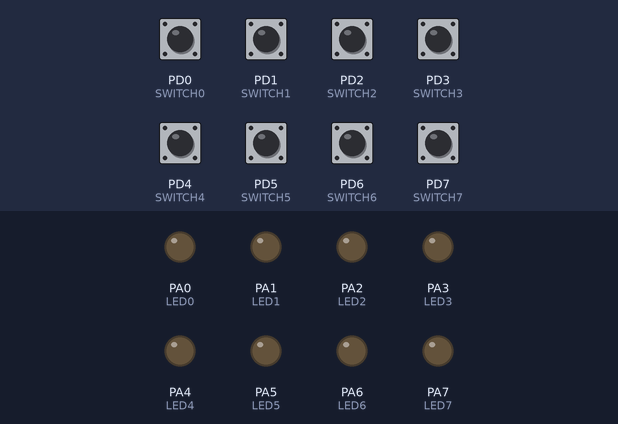
Bench run of a program on a simulated ATmega16, built with avr-gcc and emulated at 1 MHz. Parts: output pins drawn as LEDs (lit = HIGH). Inputs (shaded band) come from the test bench; at power-on: PD0 (SWITCH0), PD1 (SWITCH1), PD2 (SWITCH2), PD3 (SWITCH3), PD4 (SWITCH4), PD5 (SWITCH5), PD6 (SWITCH6), PD7 (SWITCH7) HIGH.

Above: at 1.2 s.
1.3 s: PD1 (SWITCH1) pulled LOW for 0.15 s
At 1.42 s:
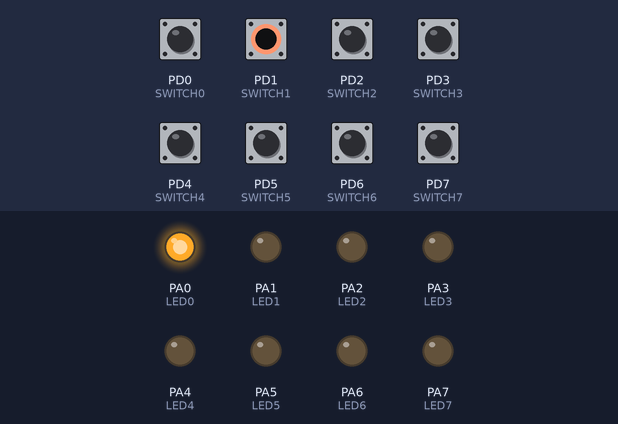
4.3 s: PD3 (SWITCH3) pulled LOW for 0.15 s
At 4.42 s:
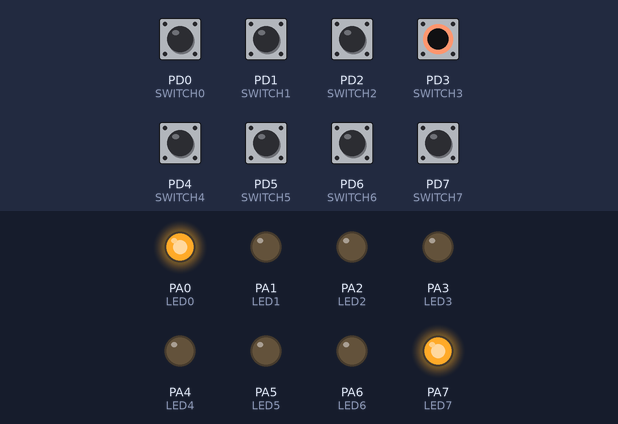
6.8 s: PD6 (SWITCH6) pulled LOW for 0.15 s
At 7.0 s:
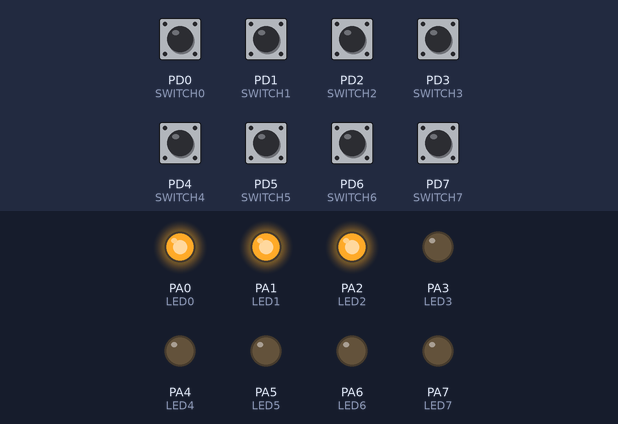
Timing chart, 0 to 14.7 s (numbered marks = the images above; inputs shaded):
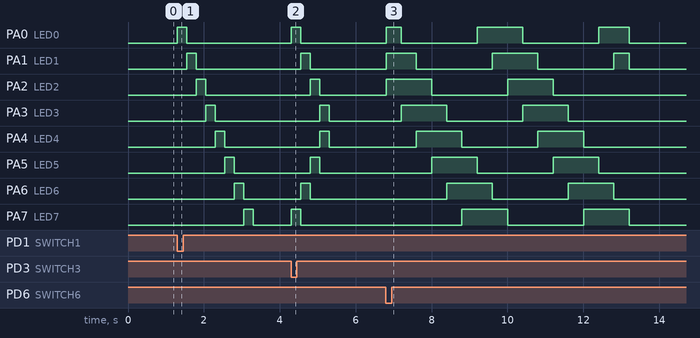

The program:

main.c
```c
/*
 * SWITCH_Control_Leds_Effect.c
 *
 * Created: 9/14/2024 2:47:59 PM
 * Author : Al_Moaiyad Bellah Al_Hemadi
 */
#define F_CPU 1000000UL
#include "STD_TYPES.h"
#include "BIT_MATH.h"

#include "DIO_interface.h"
#include "LEDS_TEST_interface.h"

#include "SWITCH_config.h"
#include "SWITCH_interface.h"
#include "SWITCH_private.h"
#include <util/delay.h>

int main(void)
{

    SW_Type SWITCH0 = {DIO_PORTD , DIO_PIN0 , SW_Int_PULL_UP};
	SW_Type SWITCH1 = {DIO_PORTD , DIO_PIN1 , SW_Int_PULL_UP};
	SW_Type SWITCH2 = {DIO_PORTD , DIO_PIN2 , SW_Int_PULL_UP};
	SW_Type SWITCH3 = {DIO_PORTD , DIO_PIN3 , SW_Int_PULL_UP};
	SW_Type SWITCH4 = {DIO_PORTD , DIO_PIN4 , SW_Int_PULL_UP};
	SW_Type SWITCH5 = {DIO_PORTD , DIO_PIN5 , SW_Int_PULL_UP};
	SW_Type SWITCH6 = {DIO_PORTD , DIO_PIN6 , SW_Int_PULL_UP};
	SW_Type SWITCH7 = {DIO_PORTD , DIO_PIN7 , SW_Int_PULL_UP};

	SWITCH_voidInit(SWITCH0);
	SWITCH_voidInit(SWITCH1);
	SWITCH_voidInit(SWITCH2);
	SWITCH_voidInit(SWITCH3);
	SWITCH_voidInit(SWITCH4);
	SWITCH_voidInit(SWITCH5);
	SWITCH_voidInit(SWITCH6);
	SWITCH_voidInit(SWITCH7);

	//DIO_voidDisablePullUp();

	//Define All Configuration For Leds
	LED_Type LED0 = {LED_PORTA , LED_PIN0 , ACTIVE_HIGH};
	LED_Type LED1 = {LED_PORTA , LED_PIN1 , ACTIVE_HIGH};
	LED_Type LED2 = {LED_PORTA , LED_PIN2 , ACTIVE_HIGH};
	LED_Type LED3 = {LED_PORTA , LED_PIN3 , ACTIVE_HIGH};
	LED_Type LED4 = {LED_PORTA , LED_PIN4 , ACTIVE_HIGH};
	LED_Type LED5 = {LED_PORTA , LED_PIN5 , ACTIVE_HIGH};
	LED_Type LED6 = {LED_PORTA , LED_PIN6 , ACTIVE_HIGH};
	LED_Type LED7 = {LED_PORTA , LED_PIN7 , ACTIVE_HIGH};

	//Initialization Pins Output For Leds
	LED_voidInit(LED0);
	LED_voidInit(LED1);
	LED_voidInit(LED2);
	LED_voidInit(LED3);
	LED_voidInit(LED4);
	LED_voidInit(LED5);
	LED_voidInit(LED6);
	LED_voidInit(LED7);

	LED_Type Arry_Leds[8] = {LED0,LED1,LED2,LED3,LED4,LED5,LED6,LED7};

    while (1)
    {


		if(SWITCH_emumGetPressed(SWITCH0) == SW_Pressed)
		{
			DIO_enumSetPortValue(DIO_PORTC , DIO_PORT_HIGH);
			_delay_ms(500);
			DIO_enumSetPortValue(DIO_PORTC , DIO_PORT_LOW);
			_delay_ms(500);
			DIO_enumSetPortValue(DIO_PORTC , DIO_PORT_HIGH);
			_delay_ms(500);
			DIO_enumSetPortValue(DIO_PORTC , DIO_PORT_LOW);

		}

		else if (SWITCH_emumGetPressed(SWITCH1) == SW_Pressed)
		{
			for(u8 i=0 ;i<=7 ;i++)
			{
				LED_voidOn(Arry_Leds[i]);
				_delay_ms(250);
				LED_voidOff(Arry_Leds[i]);

			}
		}
		else if (SWITCH_emumGetPressed(SWITCH2) == SW_Pressed)
		{
			for(s8 i=7 ;i>=0 ;i--)
			{
				LED_voidOn(Arry_Leds[i]);
				_delay_ms(250);
				LED_voidOff(Arry_Leds[i]);
			}
		}
		else if (SWITCH_emumGetPressed(SWITCH3) == SW_Pressed)
		{
			u8 z=7;
			u8 y=0;
			for(u8 i=0 ;i<=3 ;i++)
			{
				y=i+z;
				LED_voidOn(Arry_Leds[i]);
				LED_voidOn(Arry_Leds[y]);
				_delay_ms(250);

				LED_voidOff(Arry_Leds[i]);
				LED_voidOff(Arry_Leds[y]);

				z-=2;
			}
		}
		else if (SWITCH_emumGetPressed(SWITCH4) == SW_Pressed)
		{
			u8 z=1;
			u8 y  ;
			for(u8 i=4 ;i<=7 ;i++)
			{
				y=i-z;
				LED_voidOn(Arry_Leds[i]);
				LED_voidOn(Arry_Leds[y]);
				_delay_ms(250);

				LED_voidOff(Arry_Leds[i]);
				LED_voidOff(Arry_Leds[y]);
				z+=2;
			}
		}
		else if (SWITCH_emumGetPressed(SWITCH5) == SW_Pressed)
		{
			for(u8 i=0 ;i<=7 ;i++)
			{

				LED_voidOn(Arry_Leds[i]);
				_delay_ms(250);
				LED_voidOff(Arry_Leds[i]);

			}

			for(s8 i=7 ;i>=0 ;i--)
			{

				LED_voidOn(Arry_Leds[i]);
				_delay_ms(250);
				LED_voidOff(Arry_Leds[i]);
			}
		}
		else if (SWITCH_emumGetPressed(SWITCH6) == SW_Pressed)
		{
			u8 z = 0;
			u8 x = 1;
			u8 y = 2;
			for(int i=0 ;i<=15 ;i++)
			{


				LED_voidOn(Arry_Leds[z]);
				LED_voidOn(Arry_Leds[x]);
				LED_voidOn(Arry_Leds[y]);
				_delay_ms(400);

				LED_voidOff(Arry_Leds[z]);
				LED_voidOff(Arry_Leds[x]);
				LED_voidOff(Arry_Leds[y]);

				y++;
				x++;
				z++;
				if(y == 8){ y = 0;}
				else if(x == 8){ x = 0;}
				else if(z == 8){ z = 0;}
			}
		}
		else if (SWITCH_emumGetPressed(SWITCH7) == SW_Pressed)
		{
			u8 z=7;
			u8 y  ;
			for(u8 i=0 ;i<=3 ;i++)
			{
				y=i+z;
				LED_voidOn(Arry_Leds[i]);
				LED_voidOn(Arry_Leds[y]);
				_delay_ms(250);

				LED_voidOff(Arry_Leds[i]);
				LED_voidOff(Arry_Leds[y]);
				z-=2;

				if(i == 3)
				{
					u8 z=1;
					u8 y  ;
					for(s8 i=3 ;i>=0 ;i--)
					{
						y=i+z;
						LED_voidOn(Arry_Leds[i]);
						LED_voidOn(Arry_Leds[y]);
						_delay_ms(250);

						LED_voidOff(Arry_Leds[i]);
						LED_voidOff(Arry_Leds[y]);
						z+=2;
					}
				}

			}
		}
		else
		{
			DIO_enumSetPortValue(DIO_PORTC , DIO_PIN_LOW);

		}
    }
}
```

LEDS_TEST_interface.h
```c
/*
*<<<<<<<<<<<<<<<<<<<<<<<<<<<<<<	   LED_interface.h 	>>>>>>>>>>>>>>>>>>>>>>>>>>>>>>>>>>
*
* Author : Al_Moaiyad Bellah Al_Hemadi
* Layer  : HAL
* Sw     : LED
*
*/


#ifndef _LEDS_TEST_INTERFACE_H_
#define _LEDS_TEST_INTERFACE_H_

//Port Defines
#define LED_PORTA 0
#define LED_PORTB 1
#define LED_PORTC 2
#define LED_PORTD 3


//Pin Defines
#define LED_PIN0 0
#define LED_PIN1 1
#define LED_PIN2 2
#define LED_PIN3 3
#define LED_PIN4 4
#define LED_PIN5 5
#define LED_PIN6 6
#define LED_PIN7 7

// Type Of Active
#define ACTIVE_HIGH 1
#define ACTIVE_LOW  0

// Type Of Shift
#define LED_SHIFT_LEFT  0
#define LED_SHIFT_RIGHT 1

typedef struct
{
	u8 Port;
	u8 Pin;
	u8 Active_State;
}LED_Type;

typedef struct
{
	u8 Port;
	u8 Pin;
	u8 Action_State;
}LED_Action;

 void LED_voidInit(LED_Type LED_Configuration);
 void LED_voidOn(LED_Type LED_Configuration);
 void LED_voidOff(LED_Type LED_Configuration);
 void LED_voidToggle(LED_Type LED_Configuration);

 void  LED_voidShiftEvery_250ms  ( LED_Action LED_Mode);

#endif
```

LEDS_TEST_program.c
```c
/*
*<<<<<<<<<<<<<<<<<<<<<<<<<<<<<<	   LEDS_TEST_program.c 	>>>>>>>>>>>>>>>>>>>>>>>>>>>>>>>>>>
*
* Author : Al_Moaiyad Bellah Al_Hemadi
* Layer  : HAL
* Sw     : LED
*
*/
#include "STD_TYPES.h"
#include "BIT_MATH.h"

#include "DIO_interface.h"

#include "LEDS_TEST_interface.h"


void LED_voidInit(LED_Type LED_Configuration)
{
	DIO_enumSetPinDirection( LED_Configuration.Port ,  LED_Configuration.Pin ,  DIO_PIN_OUTPUT);
}

void LED_voidOn(LED_Type LED_Configuration)
{
	if(LED_Configuration.Active_State == ACTIVE_HIGH)
	{
		DIO_enumSetPinValue( LED_Configuration.Port ,  LED_Configuration.Pin ,  DIO_PIN_HIGH);
	}
	else if (LED_Configuration.Active_State == ACTIVE_LOW)
	{
		DIO_enumSetPinValue( LED_Configuration.Port ,  LED_Configuration.Pin ,  DIO_PIN_LOW);
	}

}

void LED_voidOff(LED_Type LED_Configuration)
{
	if(LED_Configuration.Active_State == ACTIVE_HIGH)
	{
		DIO_enumSetPinValue( LED_Configuration.Port ,  LED_Configuration.Pin ,  DIO_PIN_LOW);
	}
	else if (LED_Configuration.Active_State == ACTIVE_LOW)
	{
		DIO_enumSetPinValue( LED_Configuration.Port ,  LED_Configuration.Pin ,  DIO_PIN_HIGH);
	}

}

void LED_voidToggle(LED_Type LED_Configuration)
{
	DIO_enumTogglePinValue(LED_Configuration.Port ,  LED_Configuration.Pin);
}
```

SWITCH_interface.h
```c
/*
*<<<<<<<<<<<<<<<<<<<<<<<<<<<<<<	   SWITCH_interface.h 	>>>>>>>>>>>>>>>>>>>>>>>>>>>>>>>>>>
*
* Author : Al_Moaiyad Bellah Al_Hemadi
* Layer  : HAL
* Sw     : SWITCH
*
*/

/*
	options of state :
	1-SW_Int_PULL_UP
	2_SW_Ext_PULL_UP
	3_SW_Ext_PULL_DOWN
	4_SW_FLOATING

*/
#ifndef _SWITCH_INTERFACE_H_
#define _SWITCH_INTERFACE_H_


/******************/
#define SW_Int_PULL_UP		0
#define SW_Ext_PULL_UP		1
#define	SW_Ext_PULL_DOWN	2
#define	SW_FLOATING			3
/******************/

typedef struct{
	u8 PORT;
	u8 PIN;
	u8 Pull_State;
}SW_Type;

typedef enum{
	SW_NotPressed,
	SW_Pressed
}SW_Status;


void 	  SWITCH_voidInit		(SW_Type Copy_structConfig   );
SW_Status SWITCH_emumGetPressed (SW_Type Copy_structConfig   );

#endif
```

SWITCH_program.c
```c
/*
*<<<<<<<<<<<<<<<<<<<<<<<<<<<<<<	 SWITCH_program.c 	>>>>>>>>>>>>>>>>>>>>>>>>>>>>>>>>>>
*
* Author : Al_Moaiyad Bellah Al_Hemadi
* Layer  : HAL
* Sw     : SWITCH
*
*/
#include "STD_TYPES.h"
#include "BIT_MATH.h"

#include "DIO_interface.h"

#include "SWITCH_private.h"
#include "SWITCH_interface.h"
#include "SWITCH_config.h"

void 	  SWITCH_voidInit ( SW_Type Copy_structConfig )
{
	DIO_enumSetPinDirection( Copy_structConfig.PORT ,Copy_structConfig.PIN ,DIO_PIN_INPUT);

	/* if sw is internal pull up */
	if (Copy_structConfig.Pull_State == SW_Int_PULL_UP)
	{
		DIO_enumSetPinValue( Copy_structConfig.PORT ,Copy_structConfig.PIN ,DIO_PIN_HIGH);
	}
}

SW_Status SWITCH_emumGetPressed(SW_Type Copy_structConfig)
{
	SW_Status LOC_enumStatus = SW_NotPressed;
	u8 Local_u8PinValue = 0;
	DIO_enumGitPinValue ( Copy_structConfig.PORT , Copy_structConfig.PIN , &Local_u8PinValue  );

	if( Copy_structConfig.Pull_State == SW_Ext_PULL_DOWN)
	{
		if(Local_u8PinValue == 1)
		{
			LOC_enumStatus = SW_Pressed;
		}
		else
		{
			LOC_enumStatus = SW_NotPressed;
		}

	}

	if( (Copy_structConfig.Pull_State == SW_Int_PULL_UP) || (Copy_structConfig.Pull_State == SW_Ext_PULL_UP) )
	{
		if(Local_u8PinValue == 0)
		{
			LOC_enumStatus = SW_Pressed;
		}
		else
		{
			LOC_enumStatus = SW_NotPressed;
		}

	}

	return LOC_enumStatus;
}
```

SWITCH_config.h
```c
/*
*<<<<<<<<<<<<<<<<<<<<<<<<<<<<<<	   SWITCH_config.h 	>>>>>>>>>>>>>>>>>>>>>>>>>>>>>>>>>>
*
* Author : Al_Moaiyad Bellah Al_Hemadi
* Layer  : HAL
* Sw     : SWITCH
*
*/

#ifndef _SWITCH_CONFIG_H_
#define _SWITCH_CONFIG_H_


#endif
```

BIT_MATH.h
```c
/*
*<<<<<<<<<<<<<<<<<<<<<<<<<<<<<<	   BIT_MATH.h 	>>>>>>>>>>>>>>>>>>>>>>>>>>>>>>>>>>
*
* Author : Al_Moaiyad Bellah Al_Hemadi
* Layer  : LIB
*
*
*/
#ifndef BIT_MATH_H_
#define BIT_MATH_H_


#define SET_BIT(reg,bit)     reg|=(1<<bit)
#define CLR_BIT(reg,bit)     reg&=(~(1<<bit))
#define TOG_BIT(reg,bit)     reg^=(1<<bit)
#define GIT_BIT(reg,bit)     (reg&(1<<bit))>>bit

#define IS_BIT_SET(reg,bit)  (reg&(1<<bit))>>bit
#define IS_BIT_CLR(reg,bit)  !((reg&(1<<bit))>>bit)
#define ROR(reg,num)		 reg=(reg<<(REGISTER_SIZE_num))|(reg>>(num))
#define ROL(reg,num)		 reg=(reg>>(REGISTER_SIZE_num))|(reg<<(num))


#endif /* BIT_MATH_H_ */
```

DIO_config.h
```c
/*
*<<<<<<<<<<<<<<<<<<<<<<<<<<<<<<	   DIO_config.h 	>>>>>>>>>>>>>>>>>>>>>>>>>>>>>>>>>>
*
* Author : Al_Moaiyad Bellah Al_Hemadi
* Layer  : MCAL
* Sw     : DIO/GPIO
*
*/


#ifndef _DIO_CONFIG_H_
#define _DIO_CONFIG_H_


#endif
```

DIO_interface.h
```c
/*
*<<<<<<<<<<<<<<<<<<<<<<<<<<<<<<	   DIO_interface.h 	>>>>>>>>>>>>>>>>>>>>>>>>>>>>>>>>>>
*
* Author : Al_Moaiyad Bellah Al_Hemadi
* Layer  : MCAL
* Sw     : DIO/GPIO
*
*/


#ifndef _DIO_INTERFACE_H_
#define _DIO_INTERFACE_H_

typedef enum
 {
	 DIO_NOK,
	 DIO_OK
 }DIO_ErrorStatus;

#define DIO_PIN_OUTPUT  1
#define DIO_PIN_INPUT   0

#define DIO_PORT_OUTPUT  0xff
#define DIO_PORT_INPUT   0

#define DIO_NIBBLE_OUTPUT   1
#define DIO_NIBBLE_INPUT    0

#define DIO_PIN_HIGH   1
#define DIO_PIN_LOW    0

#define DIO_PORT_HIGH   0xff
#define DIO_PORT_LOW    0

#define DIO_PORTA   0
#define DIO_PORTB   1
#define DIO_PORTC   2
#define DIO_PORTD   3

#define DIO_PIN0   0
#define DIO_PIN1   1
#define DIO_PIN2   2
#define DIO_PIN3   3
#define DIO_PIN4   4
#define DIO_PIN5   5
#define DIO_PIN6   6
#define DIO_PIN7   7

//
#define DIO_PUD    2

// Configuration Pin
DIO_ErrorStatus DIO_enumSetPinDirection(u8 Copy_u8PORT , u8 Copy_u8PIN , u8 Copy_u8DIRECTION);
DIO_ErrorStatus DIO_enumSetPinValue    (u8 Copy_u8PORT , u8 Copy_u8PIN , u8 Copy_u8VALUE    );
DIO_ErrorStatus DIO_enumGitPinValue    (u8 Copy_u8PORT , u8 Copy_u8PIN , u8 *Copy_PtrData   );
DIO_ErrorStatus DIO_enumTogglePinValue (u8 Copy_u8PORT , u8 Copy_u8PIN 					    );
void			DIO_voidEnablePinPullUp(u8 Copy_u8PORT , u8 Copy_u8PIN						);


//Configuration Port
DIO_ErrorStatus DIO_enumSetPortDirection(u8 Copy_u8PORT , u8 Copy_u8DIRECTION   );
DIO_ErrorStatus DIO_enumSetPortValue    (u8 Copy_u8PORT , u8 Copy_u8VALUE       );
DIO_ErrorStatus DIO_enumTogglePortValue (u8 Copy_u8PORT 					    );
DIO_ErrorStatus DIO_enumGitPortValue    (u8 Copy_u8PORT , u8 *Copy_PtrData      );
void		    DIO_voidDisablePullUp   (										);

// Configuration Nibble
void DIO_voidSetLowNibbleDirection  ( u8 Copy_u8PORT , u8 Copy_u8DIRECTION );
void DIO_voidSetHighNibbleDirection ( u8 Copy_u8PORT , u8 Copy_u8DIRECTION );
void DIO_voidWriteLowNibble 		( u8 Copy_u8PORT , u8 Copy_u8Vlue  	   );
void DIO_voidWriteHighNibble		( u8 Copy_u8PORT , u8 Copy_u8Vlue      );


#endif
```

DIO_private.h
```c
/*
*<<<<<<<<<<<<<<<<<<<<<<<<<<<<<<	   DIO_private.h 	>>>>>>>>>>>>>>>>>>>>>>>>>>>>>>>>>>
*
* Author : Al_Moaiyad Bellah Al_Hemadi
* Layer  : MCAL
* Sw     : DIO/GPIO
*
*/


#ifndef _DIO_PRIVATE_H_
#define _DIO_PRIVATE_H_

//
#define SFIOR_Register  *((volatile u8*)0x50)

/* GROUP A */
#define PORTA_Register  *((volatile u8*)0x3B)
#define DDRA_Register   *((volatile u8*)0x3A)
#define PINA_Register   *((volatile u8*)0x39)


/* GROUP B */
#define PORTB_Register  *((volatile u8*)0x38)
#define DDRB_Register   *((volatile u8*)0x37)
#define PINB_Register   *((volatile u8*)0x36)


/* GROUP C */
#define PORTC_Register  *((volatile u8*)0x35)
#define DDRC_Register   *((volatile u8*)0x34)
#define PINC_Register   *((volatile u8*)0x33)


/* GROUP D */
#define PORTD_Register  *((volatile u8*)0x32)
#define DDRD_Register   *((volatile u8*)0x31)
#define PIND_Register   *((volatile u8*)0x30)


#endif
```

STD_TYPES.h
```c
/*
*<<<<<<<<<<<<<<<<<<<<<<<<<<<<<<	   STD_TYPES.h 	>>>>>>>>>>>>>>>>>>>>>>>>>>>>>>>>>>
*
* Author : Al_Moaiyad Bellah Al_Hemadi
* Layer  : LIB
*
*
*/


#ifndef STD_TYPES_H_
#define STD_TYPES_H_


typedef unsigned char   		u8 ;
typedef unsigned short int      u16;
typedef unsigned long int  		u32;
typedef unsigned long long int  u64;
typedef signed char   			s8 ;
typedef signed short int   		s16;
typedef signed long int  		s32;
typedef signed long long int    s64;
typedef float         			f32;
typedef double      		    f64;


#endif /* STD_TYPES_H_ */
```

SWITCH_private.h
```c
/*
*<<<<<<<<<<<<<<<<<<<<<<<<<<<<<<	   SWITCH_private.h 	>>>>>>>>>>>>>>>>>>>>>>>>>>>>>>>>>>
*
* Author : Al_Moaiyad Bellah Al_Hemadi
* Layer  : HAL
* Sw     : SWITCH
*
*/


#ifndef _SWITCH_PRIVATE_H_
#define _SWITCH_PRIVATE_H_


#endif
```

Source omitted: DIO_program.c (10728 bytes)

Measured:
- after the input at 1.3 s, PA0 (LED0): LOW → HIGH at once, → LOW 0.25 s later; PA1 (LED1): LOW → HIGH after 0.25 s, → LOW 0.25 s later; PA2 (LED2): LOW → HIGH after 0.50 s, → LOW 0.25 s later; PA3 (LED3): LOW → HIGH after 0.75 s, → LOW 0.25 s later; PA4 (LED4): LOW → HIGH after 1.0 s, → LOW 0.25 s later
- after the input at 4.3 s, PA0 (LED0), PA7 (LED7): LOW → HIGH at once, → LOW 0.25 s later; PA1 (LED1), PA6 (LED6): LOW → HIGH after 0.25 s, → LOW 0.25 s later; PA2 (LED2), PA5 (LED5): LOW → HIGH after 0.50 s, → LOW 0.25 s later; PA3 (LED3), PA4 (LED4): LOW → HIGH after 0.75 s, → LOW 0.25 s later
- after the input at 6.8 s, PA0 (LED0): goes HIGH 0.40 s, LOW 2.0 s, HIGH 1.2 s, LOW 2.0 s, HIGH 0.80 s, then LOW, starting at once; PA1 (LED1): goes HIGH 0.80 s, LOW 2.0 s, HIGH 1.2 s, LOW 2.0 s, HIGH 0.40 s, then LOW, starting at once
